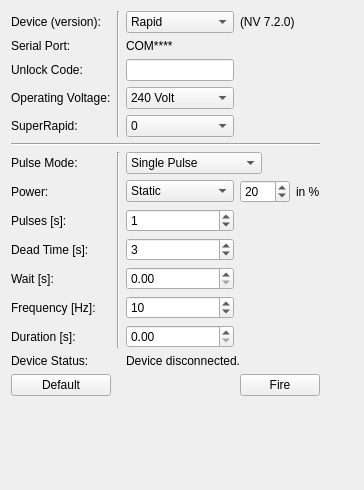
<?xml version="1.0" encoding="UTF-8"?>
<ui version="4.0">
 <class>TmsControllerWidgetGui</class>
 <widget class="QWidget" name="TmsControllerWidgetGui">
  <property name="geometry">
   <rect>
    <x>0</x>
    <y>0</y>
    <width>364</width>
    <height>490</height>
   </rect>
  </property>
  <property name="windowTitle">
   <string>Form</string>
  </property>
  <layout class="QVBoxLayout" name="verticalLayout">
   <item>
    <layout class="QGridLayout" name="gridLayout">
     <item row="9" column="0">
      <widget class="QLabel" name="m_qLabel_deadTime">
       <property name="text">
        <string>Dead Time [s]:</string>
       </property>
      </widget>
     </item>
     <item row="0" column="6">
      <spacer name="horizontalSpacer">
       <property name="orientation">
        <enum>Qt::Horizontal</enum>
       </property>
       <property name="sizeHint" stdset="0">
        <size>
         <width>20</width>
         <height>17</height>
        </size>
       </property>
      </spacer>
     </item>
     <item row="15" column="0">
      <spacer name="verticalSpacer">
       <property name="orientation">
        <enum>Qt::Vertical</enum>
       </property>
       <property name="sizeHint" stdset="0">
        <size>
         <width>17</width>
         <height>37</height>
        </size>
       </property>
      </spacer>
     </item>
     <item row="14" column="3" colspan="3">
      <widget class="QPushButton" name="m_qPushButton_quickFire">
       <property name="text">
        <string>Fire</string>
       </property>
      </widget>
     </item>
     <item row="10" column="2">
      <widget class="QDoubleSpinBox" name="m_qDoubleSpinBox_Wait">
       <property name="maximum">
        <double>100.000000000000000</double>
       </property>
       <property name="singleStep">
        <double>0.100000000000000</double>
       </property>
      </widget>
     </item>
     <item row="4" column="0">
      <widget class="QLabel" name="m_qLabel_superRapid">
       <property name="text">
        <string>SuperRapid:</string>
       </property>
      </widget>
     </item>
     <item row="1" column="0">
      <widget class="QLabel" name="m_qLabel_portName">
       <property name="text">
        <string>Serial Port:</string>
       </property>
      </widget>
     </item>
     <item row="0" column="0">
      <widget class="QLabel" name="m_qLabel_deviceVersion">
       <property name="text">
        <string>Device (version):</string>
       </property>
      </widget>
     </item>
     <item row="10" column="0">
      <widget class="QLabel" name="m_qLabel_Wait">
       <property name="text">
        <string>Wait [s]:</string>
       </property>
      </widget>
     </item>
     <item row="11" column="0">
      <widget class="QLabel" name="m_qLabel_Frequency">
       <property name="text">
        <string>Frequency [Hz]:</string>
       </property>
      </widget>
     </item>
     <item row="2" column="2">
      <widget class="QLineEdit" name="m_qLineEdit_unlockCode"/>
     </item>
     <item row="7" column="0">
      <widget class="QLabel" name="m_qLabel_Power">
       <property name="text">
        <string>Power:</string>
       </property>
      </widget>
     </item>
     <item row="0" column="3" colspan="3">
      <widget class="QLabel" name="m_qLabel_Version">
       <property name="text">
        <string>(NV 7.2.0)</string>
       </property>
      </widget>
     </item>
     <item row="3" column="2">
      <widget class="QComboBox" name="m_qComboBox_operatingVoltage">
       <item>
        <property name="text">
         <string>240 Volt</string>
        </property>
       </item>
       <item>
        <property name="text">
         <string>115 Volt</string>
        </property>
       </item>
      </widget>
     </item>
     <item row="6" column="0">
      <widget class="QLabel" name="m_qLabel_Mode">
       <property name="text">
        <string>Pulse Mode:</string>
       </property>
      </widget>
     </item>
     <item row="12" column="0">
      <widget class="QLabel" name="m_qLabel_Duration">
       <property name="text">
        <string>Duration [s]:</string>
       </property>
      </widget>
     </item>
     <item row="6" column="2" colspan="2">
      <widget class="QComboBox" name="m_qComboBox_Mode">
       <property name="currentIndex">
        <number>0</number>
       </property>
       <item>
        <property name="text">
         <string>Single Pulse</string>
        </property>
       </item>
       <item>
        <property name="text">
         <string>rTMS</string>
        </property>
       </item>
      </widget>
     </item>
     <item row="0" column="2">
      <widget class="QComboBox" name="m_qComboBox_Device">
       <item>
        <property name="text">
         <string>Rapid</string>
        </property>
       </item>
      </widget>
     </item>
     <item row="8" column="0">
      <widget class="QLabel" name="m_qLabel_Pulses">
       <property name="text">
        <string>Pulses [s]:</string>
       </property>
      </widget>
     </item>
     <item row="7" column="2">
      <widget class="QComboBox" name="m_qComboBox_Power">
       <item>
        <property name="text">
         <string>Static</string>
        </property>
       </item>
       <item>
        <property name="text">
         <string>Dynamic</string>
        </property>
       </item>
      </widget>
     </item>
     <item row="7" column="5">
      <widget class="QLabel" name="m_qLabel_powerPercent">
       <property name="text">
        <string>in %</string>
       </property>
      </widget>
     </item>
     <item row="11" column="2">
      <widget class="QSpinBox" name="m_qSpinBox_Frequency">
       <property name="maximum">
        <number>50</number>
       </property>
       <property name="value">
        <number>10</number>
       </property>
      </widget>
     </item>
     <item row="6" column="1" rowspan="7">
      <widget class="Line" name="m_qLine_lowVertical">
       <property name="orientation">
        <enum>Qt::Vertical</enum>
       </property>
      </widget>
     </item>
     <item row="5" column="0" colspan="6">
      <widget class="Line" name="m_qLine_midHorizontal">
       <property name="orientation">
        <enum>Qt::Horizontal</enum>
       </property>
      </widget>
     </item>
     <item row="7" column="3" colspan="2">
      <widget class="QSpinBox" name="m_qSpinBox_Power">
       <property name="maximum">
        <number>100</number>
       </property>
       <property name="value">
        <number>20</number>
       </property>
      </widget>
     </item>
     <item row="4" column="2">
      <widget class="QComboBox" name="m_qComboBox_superRapid">
       <item>
        <property name="text">
         <string>0</string>
        </property>
       </item>
       <item>
        <property name="text">
         <string>1</string>
        </property>
       </item>
       <item>
        <property name="text">
         <string>2</string>
        </property>
       </item>
      </widget>
     </item>
     <item row="8" column="2">
      <widget class="QSpinBox" name="m_qSpinBox_Pulses">
       <property name="maximum">
        <number>50</number>
       </property>
       <property name="value">
        <number>1</number>
       </property>
      </widget>
     </item>
     <item row="0" column="1" rowspan="5">
      <widget class="Line" name="m_qLine_upVertical">
       <property name="orientation">
        <enum>Qt::Vertical</enum>
       </property>
      </widget>
     </item>
     <item row="3" column="0">
      <widget class="QLabel" name="m_qLabel_operatingVoltage">
       <property name="text">
        <string>Operating Voltage:</string>
       </property>
      </widget>
     </item>
     <item row="12" column="2">
      <widget class="QDoubleSpinBox" name="m_qDoubleSpinBox_Duration">
       <property name="maximum">
        <double>100.000000000000000</double>
       </property>
       <property name="singleStep">
        <double>1.000000000000000</double>
       </property>
      </widget>
     </item>
     <item row="15" column="4" colspan="2">
      <spacer name="verticalSpacer_2">
       <property name="orientation">
        <enum>Qt::Vertical</enum>
       </property>
       <property name="sizeHint" stdset="0">
        <size>
         <width>17</width>
         <height>18</height>
        </size>
       </property>
      </spacer>
     </item>
     <item row="14" column="0">
      <widget class="QPushButton" name="m_qPushButton_Default">
       <property name="text">
        <string>Default</string>
       </property>
      </widget>
     </item>
     <item row="9" column="2">
      <widget class="QSpinBox" name="m_qSpinBox_deadTime">
       <property name="maximum">
        <number>1000</number>
       </property>
       <property name="value">
        <number>3</number>
       </property>
      </widget>
     </item>
     <item row="2" column="0">
      <widget class="QLabel" name="m_qLabel_unlockCode">
       <property name="text">
        <string>Unlock Code:</string>
       </property>
      </widget>
     </item>
     <item row="1" column="2">
      <widget class="QLabel" name="m_qLabel_portName_show">
       <property name="text">
        <string>COM****</string>
       </property>
      </widget>
     </item>
     <item row="13" column="0">
      <widget class="QLabel" name="m_qLabel_deviceStatus">
       <property name="text">
        <string>Device Status:</string>
       </property>
      </widget>
     </item>
     <item row="13" column="2" colspan="4">
      <widget class="QLabel" name="m_qLabel_deviceStatus_show">
       <property name="text">
        <string>Device disconnected.</string>
       </property>
      </widget>
     </item>
    </layout>
   </item>
  </layout>
 </widget>
 <resources/>
 <connections/>
</ui>
